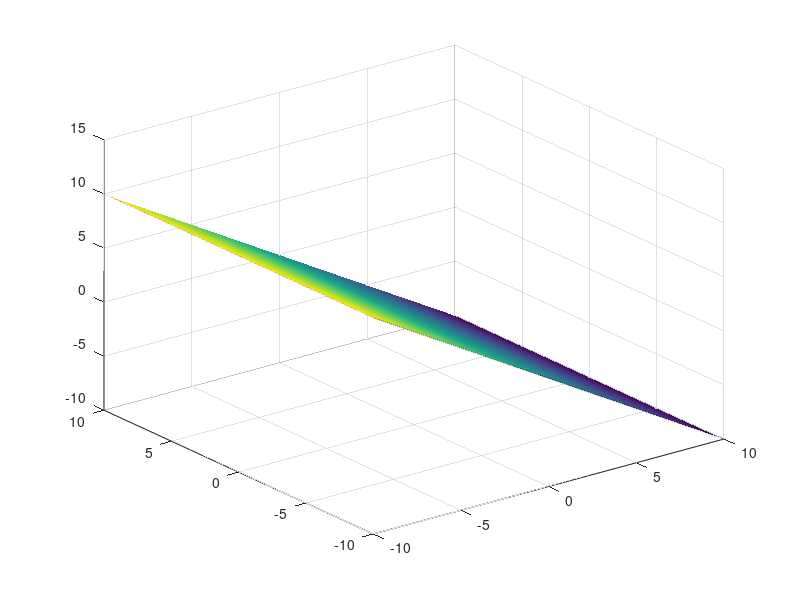

Reproduce this figure in MATLAB.
%% Homework_7_Paper_Math_Models

clear all;
close all;
clc

% Parameters
k1 = .01;
k2 = .5;

x = linspace(-10,10,1000);
y = x';
z = k1-x-(4.*x.*y)/(1+x.^2);
surf(x,y,z)
% colormap(pink)
% shading interp
hold on



%Parameters
% k1 = .01;
% k2 = .5;
% x1 = 1;
% y1 = 10;
% x2 = 1;
% y2 = 1;
% 
% myfunction = @(x1,y1) (k1-x1-(4*x1*y1)/(1+x1^2));
% z1 = myfunction(x1,y1)
% c = 10;
% mygrid = @(x1,y1) ndgrid((-x1:x1/c:x1),(-y1:y1/c:y1));
% [x1,y1] = mygrid(0,2);
% z1 = k1-x1-(4*x1*y1)/(1+x1^2);
% mesh(x1,y1,z1)
% grid on
% hold on
% my_function = @(x2,y2) (k2*(x2-(x2*y2)/(1+x2^2)));
% z2 = my_function(x2,y2)
% c = 10;
% mygrid = @(x2,y2) ndgrid((-x2:x2/c:x2),(-y2:y2/c:y2));
% [x2,y2] = mygrid(-2,2);
% z2 = k2*(x2-(x2*y2)/(1+x2^2));
% mesh(x2,y2,z2)
% hold off